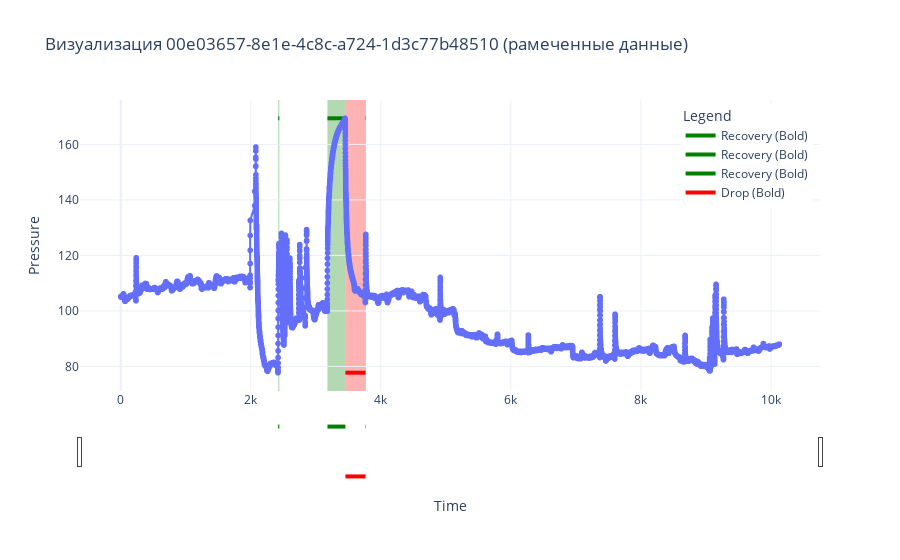

Here is the notebook cell this chart was saved with:
### Code cell
plot_annotated_data(filtered_df, gt_df, selected_file)

### Figure 1 — Plotly figure (JSON) as saved in the notebook; plotly's stock layout.template omitted (floating-point values rounded to 4 significant figures; data arrays with more than 128 entries replaced by an {"elided": "..."} marker saying what was removed)
{"data": [{"hovertemplate": "time=%{x}<br>pressure=%{y}<extra></extra>", "legendgroup": "", "line": {"color": "#636efa", "dash": "solid"}, "marker": {"symbol": "circle"}, "mode": "lines+markers", "name": "", "showlegend": false, "type": "scattergl", "x": {"elided": "31002 float values"}, "xaxis": "x", "y": {"elided": "31002 float values"}, "yaxis": "y"}, {"line": {"color": "green", "width": 4}, "mode": "lines", "name": "Recovery (Bold)", "type": "scatter", "x": [2421.0, 2438.0], "y": [169.4, 169.4]}, {"line": {"color": "green", "width": 4}, "mode": "lines", "name": "Recovery (Bold)", "type": "scatter", "x": [3179.0, 3455.0], "y": [169.4, 169.4]}, {"line": {"color": "green", "width": 4}, "mode": "lines", "name": "Recovery (Bold)", "type": "scatter", "x": [3765.0, 3771.0], "y": [169.4, 169.4]}, {"line": {"color": "red", "width": 4}, "mode": "lines", "name": "Drop (Bold)", "type": "scatter", "x": [3455.0, 3765.0], "y": [77.75, 77.75]}], "layout": {"legend": {"title": {"text": "Legend"}, "tracegroupgap": 0, "x": 0.99, "xanchor": "right", "y": 0.99, "yanchor": "top"}, "shapes": [{"fillcolor": "green", "layer": "below", "line": {"width": 0}, "name": "Recovery", "opacity": 0.3, "type": "rect", "x0": 2421.0, "x1": 2438.0, "xref": "x", "y0": 0, "y1": 1, "yref": "y domain"}, {"fillcolor": "green", "layer": "below", "line": {"width": 0}, "name": "Recovery", "opacity": 0.3, "type": "rect", "x0": 3179.0, "x1": 3455.0, "xref": "x", "y0": 0, "y1": 1, "yref": "y domain"}, {"fillcolor": "green", "layer": "below", "line": {"width": 0}, "name": "Recovery", "opacity": 0.3, "type": "rect", "x0": 3765.0, "x1": 3771.0, "xref": "x", "y0": 0, "y1": 1, "yref": "y domain"}, {"fillcolor": "red", "layer": "below", "line": {"width": 0}, "name": "Drop", "opacity": 0.3, "type": "rect", "x0": 3455.0, "x1": 3765.0, "xref": "x", "y0": 0, "y1": 1, "yref": "y domain"}], "title": {"text": "Визуализация 00e03657-8e1e-4c8c-a724-1d3c77b48510 (рамеченные данные)"}, "xaxis": {"anchor": "y", "domain": [0, 1], "rangeslider": {"visible": true}, "title": {"text": "Time"}, "type": "linear"}, "yaxis": {"anchor": "x", "domain": [0, 1], "fixedrange": false, "title": {"text": "Pressure"}}}}
